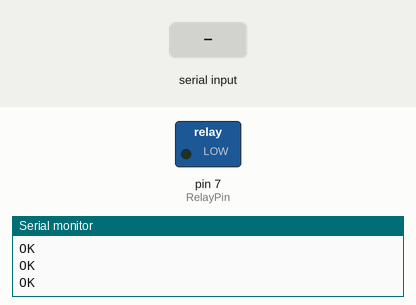
This sketch was run on a simulated Arduino Uno, built with avr-gcc and run on an emulated ATmega328P. Parts: switched loads named in the sketch (green lamp = pin HIGH), the last lines printed to the serial monitor. The inputs (shaded band) are chosen by the test bench. The modem accepts every AT command (registered, SIM ready, sends succeed) and sends nothing else.

Above: at 6.2 s.
6.3 s: "relay_on" received over the second serial link
At 7.7 s:
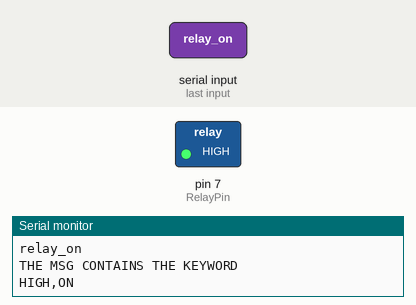
8.0 s: "relay_off" received over the second serial link
At 9.1 s:
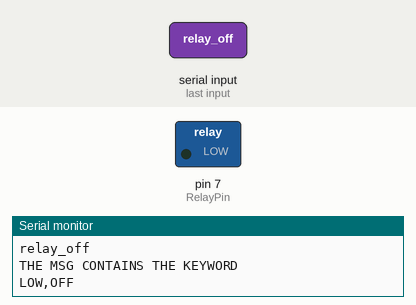
Timing chart, 0 to 11.0 s (numbered marks = the images above; inputs shaded):
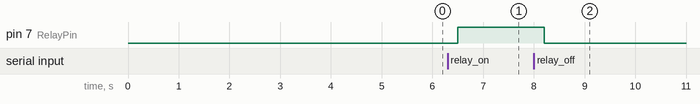

The sketch:

gsm-Control_v2.ino
```cpp
/*
   Програма за Arduino Uno която чете SMS веднага щом той е получен.
   Обработва информацията, запазва САМО съдържанието на съобщението
   в променлива от тип String и позволява изпълянване на логика при
   наличие на ключова дума в това съдържание.
*/


// The library which makes the software serial connection on pins 2,3
#include <SoftwareSerial.h>

//Create software serial object to communicate with SIM800A
SoftwareSerial mySerial(3, 2); //SIM800A Tx & Rx is connected to Arduino #3 & #2


const int RelayPin = 7;


void setup() {
  // Set relay as OUTPUT
  pinMode(RelayPin, OUTPUT);

  // By default the relay is off
  digitalWrite(RelayPin, LOW);

  // put your setup code here, to run once:
  // Begin serial communication with Arduino and Arduino IDE (Serial Monitor)
  Serial.begin(9600);

  //Begin serial communication with Arduino and SIM800А
  mySerial.begin(9600);

  Serial.println("Initializing...");
  delay(1000);

  mySerial.println("AT"); //Once the handshake test is successful, it will back to OK
  updateSerial();
  mySerial.println("AT+CSQ"); //Signal quality test, value range is 0-31 , 31 is the best
  updateSerial();
  mySerial.println("AT+CCID"); //Read SIM information to confirm whether the SIM is plugged
  updateSerial();
  mySerial.println("AT+CREG?"); //Check whether it has registered in the network
  updateSerial();
  mySerial.println("AT+CMGF=1"); // Set the modem in TEXT MODE
  updateSerial();

  // To read newly arrived SMS :
  mySerial.println("AT+CNMI=2,2,0,0,0\r");
  updateSerial();
  delay(1000);
}


// put your main code here, to run repeatedly:
void loop() {
  // updateSerial();
  String theMessage = read_sms();
  Serial.println(theMessage);
  if (theMessage.indexOf("relay_off") >= 0)
  {
    Serial.println("THE MSG CONTAINS THE KEYWORD");
    digitalWrite(RelayPin, LOW);
    Serial.println("LOW,OFF");
//    Serial.print("State after action");
//    Serial.println(digitalRead(RelayPin));
  }
  else if (theMessage.indexOf("relay_on") >= 0)
  {
    Serial.println("THE MSG CONTAINS THE KEYWORD");
    digitalWrite(RelayPin, HIGH);
    Serial.println("HIGH,ON");
//    Serial.print("State after action");
//    Serial.println(digitalRead(RelayPin));
  }
}

String read_sms()
{
  int x = 0; // sms character counter

  String sms = ""; //initialize

  unsigned long int prv_millis = millis(); //wait initialization

  while (1)
  {

    if (mySerial.available() > 0)
      // if(Serial.available() >0)
    {
      char incoming_sms = mySerial.read();
      //char incoming_sms=Serial.read();

      sms += incoming_sms; //add up all the characters as string

      prv_millis = millis();

      x++; // increment sms character counter
    }

    unsigned long int new_millis = millis();

    if ((x > 0) && ((new_millis - prv_millis) > 200)) //if a single letter has been received and no character been
      //received since last 200 msec, break
      break;
  }

  //Serial.print("received sms =");
  //Serial.println(sms);

  int m = 1 + sms.lastIndexOf('"');

  // find location of last ' " ' of sms format
  // [ +CMGL: 1,"REC UNREAD","+XXXXXXXXXXXX",,"01/01/21,09:55:16+08"
  // Test message 1 ]

  int n = sms.length(); // find the length of sms

  // Serial.print("actual sms =");
  //Serial.println(sms.substring(m,n)); // sms text lies between the two

  return (sms.substring(m, n)); //return the sms
}

void updateSerial() {
  delay(500);
  while (Serial.available())
  {
    //Forward what Serial received to Software Serial Port
    mySerial.write(Serial.read());
  }

  while (mySerial.available())
  {
    //Forward what Software Serial received to Serial Port
    Serial.write(mySerial.read());
  }
}
```

Measured:
- after the input at 6.3 s, pin 7 (RelayPin): LOW → HIGH after 0.20 s
- after the input at 8.0 s, pin 7 (RelayPin): HIGH → LOW after 0.20 s
